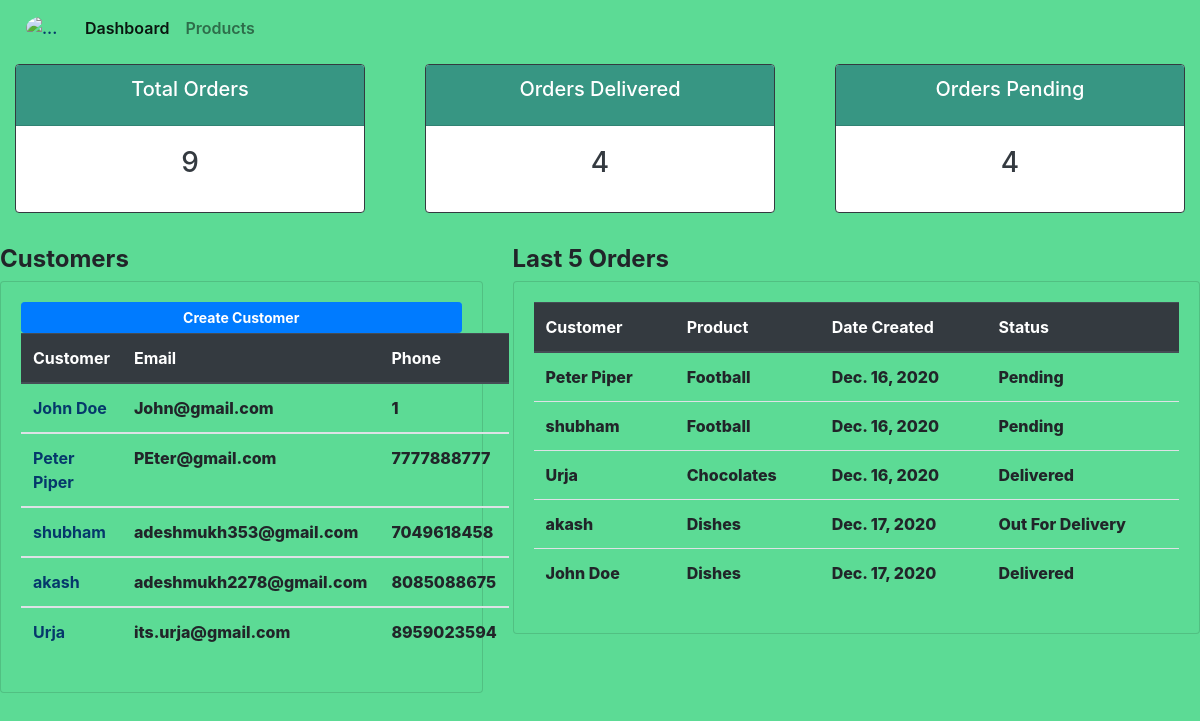
/, run on an earlier commit of the app's database.
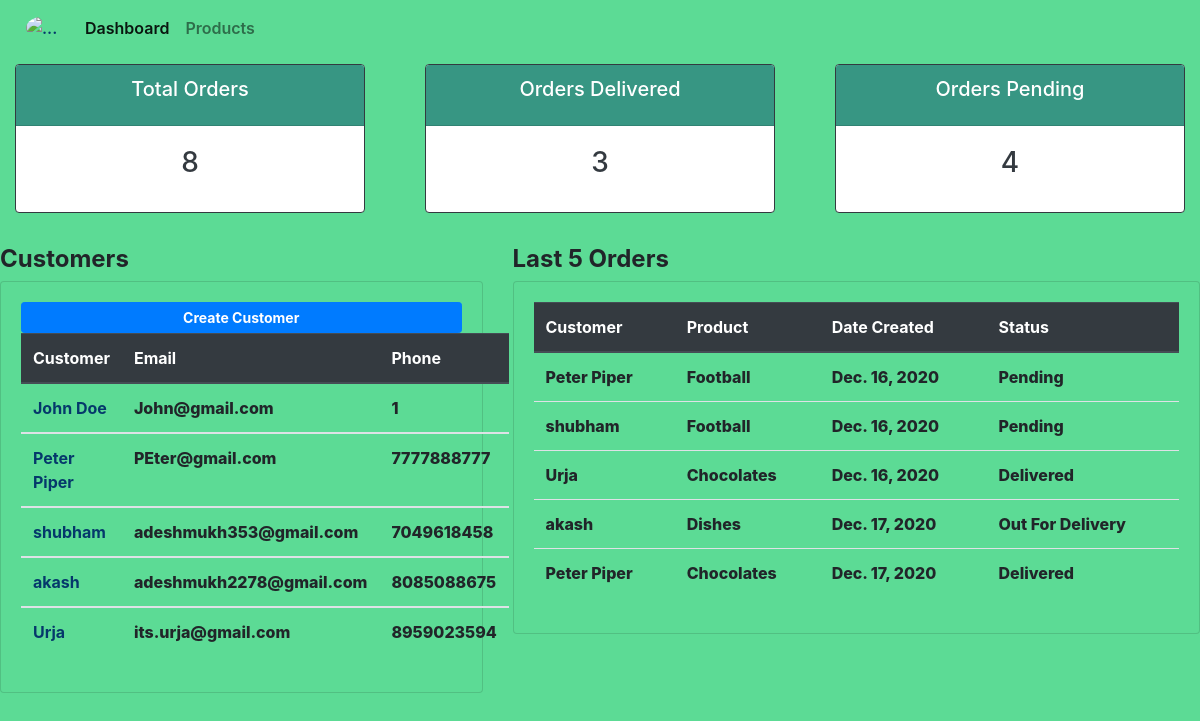
And on a later commit of the database.
### accounts/models.py (models this page shows, shortened)
class Customer(models.Model):
    name = models.CharField(max_length=30, null=True)
    phone = models.IntegerField(null=True)
    email = models.EmailField(null=True)
    date_created = models.DateTimeField(auto_now_add=True)

class Order(models.Model):
    STATUS = (
        ('Pending', 'Pending'),
        ('Out For Delivery', 'Out For Delivery'),
        ('Delivered', 'Delivered'),
     )
    customer = models.ForeignKey(Customer,null=True,on_delete = models.SET_NULL)
    product = models.ForeignKey(Product,null=True, on_delete = models.SET_NULL)
    date_created = models.DateTimeField(auto_now_add=True)
    status = models.CharField(max_length=50,choices=STATUS,null=True)

class Product(models.Model):
    CATEGORY = (
        ('Indoor','Indoor'),
        ('Outdoor','Outoor'),
    )
    name = models.CharField(max_length=30)
    price = models.FloatField()
    category = models.CharField(max_length=50,choices=CATEGORY)
    description = models.TextField()
    date_created = models.DateTimeField(auto_now_add=True)
    tag = models.ManyToManyField(Tag)

### accounts/views.py (the view)
# urls.py: 2. Add a URL to urlpatterns:  path('', views.home, name='home')
def home(request):
    order=Order.objects.all().order_by('id')
    orders = order[:5]
    ordDel=Order.objects.filter(status="Delivered")
    ordPen = Order.objects.filter(status='Pending')
    customers = Customer.objects.all()
    context={'orders':orders,'customers':customers,'order':order,'ordDel':ordDel,'ordPen':ordPen}
    return render(request,'accounts/dashboard.html',context)

### accounts/templates/accounts/dashboard.html (shortened to what this page needs)
{% extends 'accounts/main.html' %}
{% block body %}
{% include 'accounts/status.html' %}
<div class="row my-3">
  <div class="col-md-5 ">
    <h4 class="font-weight-bold ">Customers</h4>
      <div class="card card-body " style="background-color:#5CDB95;">
      <a class="btn btn-primary btn-block btn-sm font-weight-bold" >Create Customer</a>
      <table class="table">
      <thead class="thead-dark">
        <tr>
          <th scope="col">Customer</th>
          <th scope="col">Email</th>
          <th scope="col">Phone</th>
        </tr>
      </thead>
      {% for i in customers %}
      <tbody style="font-weight:800;">
        <tr>
          <th scope="row" ><a style="color:#05386B;" href="{% url 'customer' i.id %}">{{i.name}}</a></th>
          <td>{{i.email}}</td>
          <td>{{i.phone}}</td>
        </tr>
      </tbody>
      {% endfor %}
    </table>
      </div>
  </div>
  <div class="col-md-7 ">
    <h4 class="font-weight-bold "> Last 5 Orders</h4>
      <div class="card card-body " style="background-color:#5CDB95;">
      <table class="table">
      <thead class="thead-dark">
        <tr>
          <th scope="col">Customer</th>
          <th scope="col">Product</th>
          <th scope="col">Date Created</th>
          <th scope="col">Status</th>
        </tr>
      </thead>
      <tbody style="font-weight:800;">
        {% for i in orders %}
        <tr>
            <td>{{i.customer.name}}</td>
            <td>{{i.product.name}}</td>
            <td>{{i.date_created.date}}</td>
            <td>{{i.status}}</td>
        </tr>
        {% endfor %}
      </tbody>
    </table>
      </div>
  </div>
</div>
{% endblock body %}

What changed in the data, as far as the page shows it:
removed Order: customer.name "John Doe", product.name "Dishes", date_created "Dec. 17, 2020", status "Delivered"
now on this page (row unchanged): Order: customer.name "Peter Piper", product.name "Chocolates", date_created "Dec. 17, 2020", status "Delivered"
Also different on the page:
{{ order.count }}: "9" → "8"
{{ ordDel.count }}: "4" → "3"
